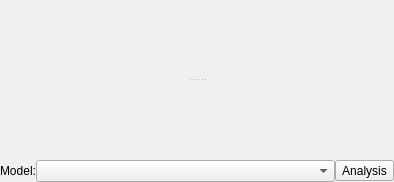
  <widget class="QDockWidget" name="dockWidgetDatasets">
   <property name="sizePolicy">
    <sizepolicy hsizetype="MinimumExpanding" vsizetype="Preferred">
     <horstretch>0</horstretch>
     <verstretch>0</verstretch>
    </sizepolicy>
   </property>
   <property name="minimumSize">
    <size>
     <width>394</width>
     <height>182</height>
    </size>
   </property>
   <property name="maximumSize">
    <size>
     <width>524287</width>
     <height>524287</height>
    </size>
   </property>
   <property name="windowIcon">
    <iconset>
     <normaloff>:/icons/icons/kitesurf.svg</normaloff>:/icons/icons/kitesurf.svg</iconset>
   </property>
   <property name="floating">
    <bool>false</bool>
   </property>
   <property name="features">
    <set>QDockWidget::DockWidgetFloatable|QDockWidget::DockWidgetMovable</set>
   </property>
   <property name="windowTitle">
    <string>Datasets</string>
   </property>
   <attribute name="dockWidgetArea">
    <number>1</number>
   </attribute>
   <widget class="QWidget" name="dockWidgetContents_4">
    <layout class="QGridLayout" name="gridLayout">
     <property name="leftMargin">
      <number>0</number>
     </property>
     <property name="topMargin">
      <number>0</number>
     </property>
     <property name="rightMargin">
      <number>0</number>
     </property>
     <property name="bottomMargin">
      <number>0</number>
     </property>
     <property name="spacing">
      <number>0</number>
     </property>
     <item row="1" column="4">
      <widget class="QToolButton" name="toolButton">
       <property name="text">
        <string>Analysis</string>
       </property>
       <property name="icon">
        <iconset resource="resources/resource.qrc">
         <normaloff>:/icons/icons/list-add.png</normaloff>:/icons/icons/list-add.png</iconset>
       </property>
       <property name="toolButtonStyle">
        <enum>Qt::ToolButtonTextBesideIcon</enum>
       </property>
      </widget>
     </item>
     <item row="0" column="1" colspan="4">
      <widget class="QSplitter" name="splitter">
       <property name="orientation">
        <enum>Qt::Vertical</enum>
       </property>
       <widget class="QWidget" name="layoutWidget">
        <layout class="QVBoxLayout" name="verticalLayout_8">
         <property name="spacing">
          <number>0</number>
         </property>
        </layout>
       </widget>
       <widget class="QWidget" name="verticalLayoutWidget">
        <layout class="QVBoxLayout" name="verticalLayout_5"/>
       </widget>
      </widget>
     </item>
     <item row="1" column="2">
      <widget class="QLabel" name="label_4">
       <property name="text">
        <string>Model:</string>
       </property>
      </widget>
     </item>
     <item row="1" column="3">
      <widget class="QComboBox" name="comboBox_Model">
       <property name="sizePolicy">
        <sizepolicy hsizetype="Expanding" vsizetype="Fixed">
         <horstretch>0</horstretch>
         <verstretch>0</verstretch>
        </sizepolicy>
       </property>
       <property name="toolTip">
        <string>This selection box is updated according to the selected dataset.</string>
       </property>
      </widget>
     </item>
    </layout>
   </widget>
  </widget>
